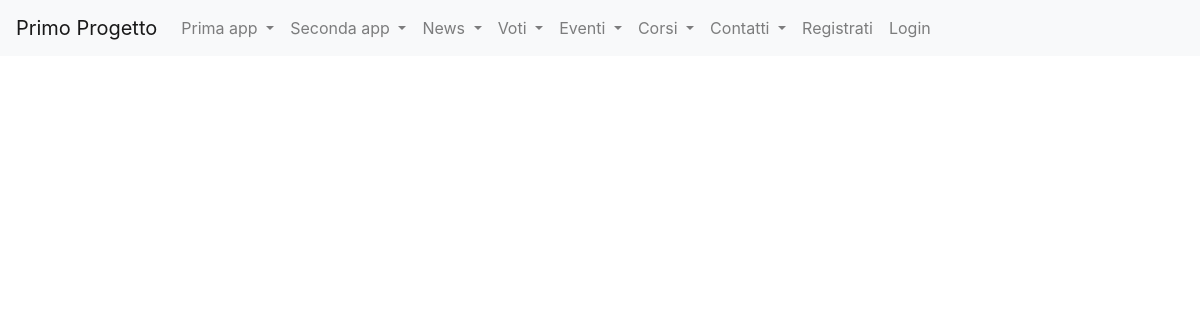
The page /corsi_formazione/viewE1/ on the database as committed earlier.
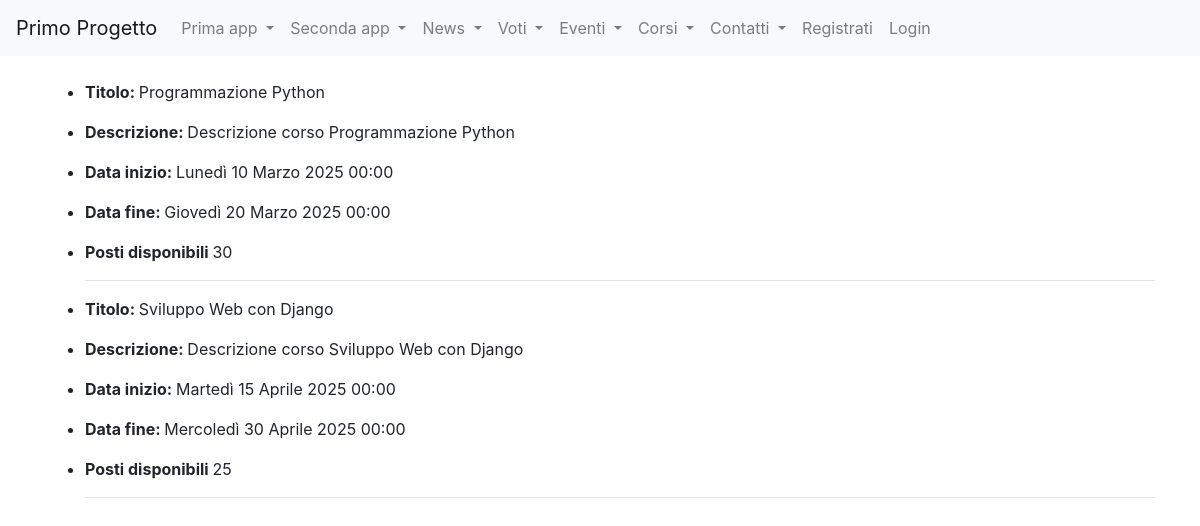
The same page on the database as committed later.
### corsi_formazione/models.py (models this page shows, shortened)
class Corso(models.Model):
    titolo=models.CharField(max_length=50)
    descrizione=models.TextField()
    data_inizio=models.DateTimeField(default=datetime.now())
    data_fine=models.DateTimeField(default=datetime.now())
    posti_disponibili=models.IntegerField(default=0)
    class Meta:
        verbose_name="Corso"
        verbose_name_plural="Corsi"

### corsi_formazione/views.py (the view)
# urls.py: path("viewE1/", viewE1.as_view(), name="viewE1"),
class viewE1(ListView): #con l' utilizzo dela classe ListView restituisco i corsi che finiscono prima della data riportata
    model = Corso
    template_name = "viewE1.html"
    def get_context_data(self, **kwargs):
        context=super().get_context_data(**kwargs)
        context["corsi"] = Corso.objects.filter(data_inizio__lt=(datetime.date(2025,4,30)))
        return context

### corsi_formazione/templates/viewE1.html (shortened to what this page needs)
{% extends "base.html" %}
{% block content %}
<ul>
    {% for corso in corsi %}
        <li><p><strong>Titolo: </strong>{{corso.titolo}}</p></li>
        <li><p><strong>Descrizione: </strong>{{corso.descrizione}}</p></li>
        <li><p><strong>Data inizio: </strong>{{corso.data_inizio}}</p></li>
        <li><p><strong>Data fine: </strong>{{corso.data_fine}}</p></li>
        <li><p><strong>Posti disponibili </strong>{{corso.posti_disponibili}}</p></li>
        <hr>
    {% endfor %}
</ul>
{% endblock content %}

Rows that differ between the two databases and show on the page:
added Corso: titolo "Programmazione Python", descrizione "Descrizione corso Programmazione Python", data_inizio "Lunedì 10 Marzo 2025 00:00", data_fine "Giovedì 20 Marzo 2025 00:00", posti_disponibili "30"
added Corso: titolo "Sviluppo Web con Django", descrizione "Descrizione corso Sviluppo Web con Django", data_inizio "Martedì 15 Aprile 2025 00:00", data_fine "Mercoledì 30 Aprile 2025 00:00", posti_disponibili "25"
